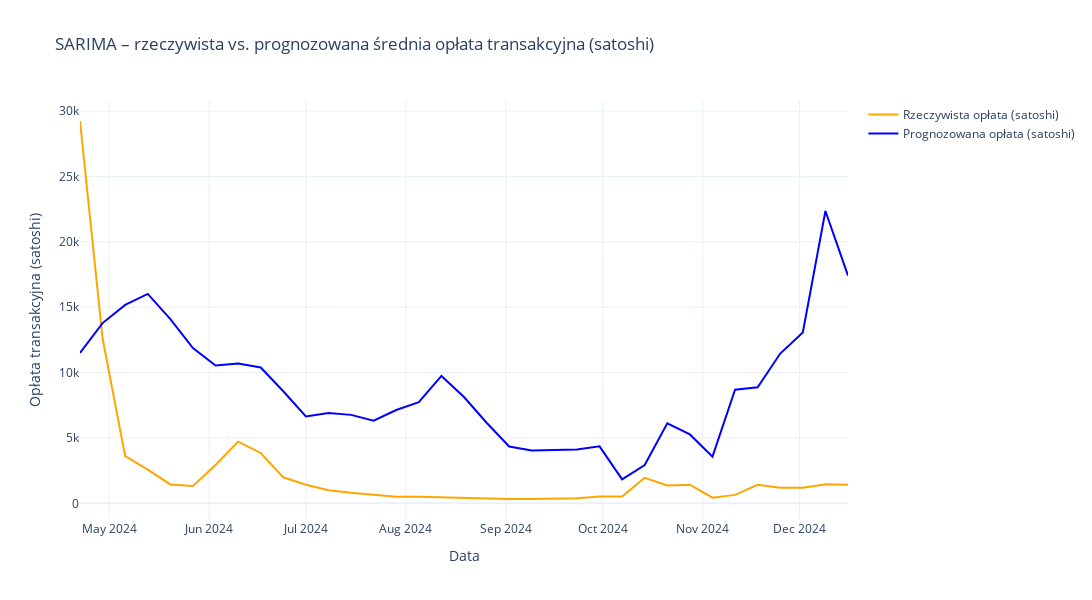

Notebook source saved alongside this figure:
### Code cell
fig_sat = go.Figure()
fig_sat.add_trace(go.Scatter(
    x=df_plot['datetime'], y=df_plot['actual_fee_sat'],
    mode='lines', name='Rzeczywista opłata (satoshi)', line=dict(color='orange')
))
fig_sat.add_trace(go.Scatter(
    x=df_plot['datetime'], y=df_plot['predicted_fee_sat'],
    mode='lines', name='Prognozowana opłata (satoshi)', line=dict(color='blue')
))
fig_sat.update_layout(
    title='SARIMA – rzeczywista vs. prognozowana średnia opłata transakcyjna (satoshi)',
    xaxis_title='Data',
    yaxis_title='Opłata transakcyjna (satoshi)',
    template='plotly_white',
    width=1200,
    height=600
)
fig_sat.show()
